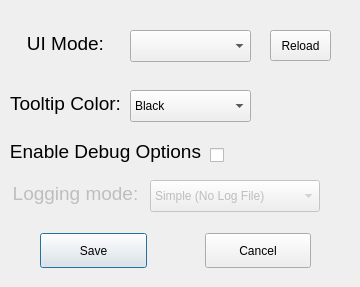
<?xml version="1.0" encoding="UTF-8"?>
<ui version="4.0">
 <class>OptionDialog</class>
 <widget class="QDialog" name="OptionDialog">
  <property name="geometry">
   <rect>
    <x>0</x>
    <y>0</y>
    <width>360</width>
    <height>287</height>
   </rect>
  </property>
  <property name="sizePolicy">
   <sizepolicy hsizetype="Fixed" vsizetype="Fixed">
    <horstretch>0</horstretch>
    <verstretch>0</verstretch>
   </sizepolicy>
  </property>
  <property name="minimumSize">
   <size>
    <width>360</width>
    <height>287</height>
   </size>
  </property>
  <property name="maximumSize">
   <size>
    <width>360</width>
    <height>287</height>
   </size>
  </property>
  <property name="windowTitle">
   <string>OptionDialog</string>
  </property>
  <widget class="QComboBox" name="LogModeBox">
   <property name="enabled">
    <bool>false</bool>
   </property>
   <property name="geometry">
    <rect>
     <x>150</x>
     <y>180</y>
     <width>170</width>
     <height>32</height>
    </rect>
   </property>
   <property name="sizePolicy">
    <sizepolicy hsizetype="Fixed" vsizetype="Preferred">
     <horstretch>0</horstretch>
     <verstretch>0</verstretch>
    </sizepolicy>
   </property>
   <property name="minimumSize">
    <size>
     <width>170</width>
     <height>0</height>
    </size>
   </property>
   <property name="editable">
    <bool>false</bool>
   </property>
   <property name="currentIndex">
    <number>3</number>
   </property>
   <item>
    <property name="text">
     <string>Advanced</string>
    </property>
   </item>
   <item>
    <property name="text">
     <string>Advanced (No Log File)</string>
    </property>
   </item>
   <item>
    <property name="text">
     <string>Simple</string>
    </property>
   </item>
   <item>
    <property name="text">
     <string>Simple (No Log File)</string>
    </property>
   </item>
  </widget>
  <widget class="QLabel" name="LogModeLbl">
   <property name="enabled">
    <bool>false</bool>
   </property>
   <property name="geometry">
    <rect>
     <x>0</x>
     <y>180</y>
     <width>151</width>
     <height>27</height>
    </rect>
   </property>
   <property name="sizePolicy">
    <sizepolicy hsizetype="Fixed" vsizetype="Fixed">
     <horstretch>0</horstretch>
     <verstretch>0</verstretch>
    </sizepolicy>
   </property>
   <property name="font">
    <font>
     <pointsize>14</pointsize>
    </font>
   </property>
   <property name="text">
    <string>Logging mode:</string>
   </property>
   <property name="alignment">
    <set>Qt::AlignCenter</set>
   </property>
  </widget>
  <widget class="QLabel" name="DebugEnableLbl">
   <property name="geometry">
    <rect>
     <x>0</x>
     <y>140</y>
     <width>211</width>
     <height>27</height>
    </rect>
   </property>
   <property name="font">
    <font>
     <pointsize>14</pointsize>
    </font>
   </property>
   <property name="text">
    <string>Enable Debug Options</string>
   </property>
   <property name="alignment">
    <set>Qt::AlignHCenter|Qt::AlignTop</set>
   </property>
  </widget>
  <widget class="QCheckBox" name="DebugEnableCheckBox">
   <property name="geometry">
    <rect>
     <x>210</x>
     <y>140</y>
     <width>35</width>
     <height>31</height>
    </rect>
   </property>
   <property name="text">
    <string/>
   </property>
  </widget>
  <widget class="QLabel" name="TooltipLbl">
   <property name="enabled">
    <bool>true</bool>
   </property>
   <property name="geometry">
    <rect>
     <x>0</x>
     <y>90</y>
     <width>131</width>
     <height>27</height>
    </rect>
   </property>
   <property name="sizePolicy">
    <sizepolicy hsizetype="Fixed" vsizetype="Fixed">
     <horstretch>0</horstretch>
     <verstretch>0</verstretch>
    </sizepolicy>
   </property>
   <property name="font">
    <font>
     <pointsize>14</pointsize>
    </font>
   </property>
   <property name="text">
    <string>Tooltip Color:</string>
   </property>
   <property name="alignment">
    <set>Qt::AlignCenter</set>
   </property>
  </widget>
  <widget class="QComboBox" name="TooltipBox">
   <property name="geometry">
    <rect>
     <x>130</x>
     <y>90</y>
     <width>121</width>
     <height>32</height>
    </rect>
   </property>
   <property name="autoFillBackground">
    <bool>false</bool>
   </property>
   <property name="styleSheet">
    <string notr="true"/>
   </property>
   <property name="currentIndex">
    <number>1</number>
   </property>
   <item>
    <property name="text">
     <string>White</string>
    </property>
   </item>
   <item>
    <property name="text">
     <string>Black</string>
    </property>
   </item>
   <item>
    <property name="text">
     <string>Blue</string>
    </property>
   </item>
   <item>
    <property name="text">
     <string>Red</string>
    </property>
   </item>
  </widget>
  <widget class="QWidget" name="horizontalLayoutWidget">
   <property name="geometry">
    <rect>
     <x>40</x>
     <y>230</y>
     <width>271</width>
     <height>41</height>
    </rect>
   </property>
   <layout class="QHBoxLayout" name="horizontalLayout">
    <item>
     <widget class="QPushButton" name="SaveBtn">
      <property name="sizePolicy">
       <sizepolicy hsizetype="Preferred" vsizetype="Fixed">
        <horstretch>0</horstretch>
        <verstretch>0</verstretch>
       </sizepolicy>
      </property>
      <property name="minimumSize">
       <size>
        <width>100</width>
        <height>35</height>
       </size>
      </property>
      <property name="text">
       <string>Save</string>
      </property>
     </widget>
    </item>
    <item>
     <spacer name="horizontalSpacer">
      <property name="orientation">
       <enum>Qt::Horizontal</enum>
      </property>
      <property name="sizeType">
       <enum>QSizePolicy::Fixed</enum>
      </property>
      <property name="sizeHint" stdset="0">
       <size>
        <width>52</width>
        <height>15</height>
       </size>
      </property>
     </spacer>
    </item>
    <item>
     <widget class="QPushButton" name="CancelBtn">
      <property name="minimumSize">
       <size>
        <width>0</width>
        <height>35</height>
       </size>
      </property>
      <property name="text">
       <string>Cancel</string>
      </property>
     </widget>
    </item>
   </layout>
  </widget>
  <widget class="QLabel" name="UiModeLbl">
   <property name="enabled">
    <bool>true</bool>
   </property>
   <property name="geometry">
    <rect>
     <x>0</x>
     <y>30</y>
     <width>131</width>
     <height>27</height>
    </rect>
   </property>
   <property name="sizePolicy">
    <sizepolicy hsizetype="Fixed" vsizetype="Fixed">
     <horstretch>0</horstretch>
     <verstretch>0</verstretch>
    </sizepolicy>
   </property>
   <property name="font">
    <font>
     <pointsize>14</pointsize>
    </font>
   </property>
   <property name="text">
    <string>UI Mode:</string>
   </property>
   <property name="alignment">
    <set>Qt::AlignCenter</set>
   </property>
  </widget>
  <widget class="QComboBox" name="UiModeBox">
   <property name="geometry">
    <rect>
     <x>130</x>
     <y>30</y>
     <width>121</width>
     <height>32</height>
    </rect>
   </property>
   <property name="toolTip">
    <string>This selects the UI design. Designs are taken from ./assets/ui</string>
   </property>
   <property name="currentIndex">
    <number>-1</number>
   </property>
  </widget>
  <widget class="QPushButton" name="ReloadUIsBtn">
   <property name="geometry">
    <rect>
     <x>270</x>
     <y>30</y>
     <width>61</width>
     <height>31</height>
    </rect>
   </property>
   <property name="text">
    <string>Reload</string>
   </property>
  </widget>
 </widget>
 <resources/>
 <connections>
  <connection>
   <sender>CancelBtn</sender>
   <signal>clicked()</signal>
   <receiver>OptionDialog</receiver>
   <slot>CancelBtn_Clicked()</slot>
   <hints>
    <hint type="sourcelabel">
     <x>258</x>
     <y>209</y>
    </hint>
    <hint type="destinationlabel">
     <x>179</x>
     <y>120</y>
    </hint>
   </hints>
  </connection>
  <connection>
   <sender>SaveBtn</sender>
   <signal>clicked()</signal>
   <receiver>OptionDialog</receiver>
   <slot>SaveBtn_Clicked()</slot>
   <hints>
    <hint type="sourcelabel">
     <x>92</x>
     <y>209</y>
    </hint>
    <hint type="destinationlabel">
     <x>179</x>
     <y>120</y>
    </hint>
   </hints>
  </connection>
  <connection>
   <sender>DebugEnableCheckBox</sender>
   <signal>stateChanged(int)</signal>
   <receiver>OptionDialog</receiver>
   <slot>DebugEnableCheckState_Changed(int)</slot>
   <hints>
    <hint type="sourcelabel">
     <x>227</x>
     <y>105</y>
    </hint>
    <hint type="destinationlabel">
     <x>179</x>
     <y>120</y>
    </hint>
   </hints>
  </connection>
  <connection>
   <sender>LogModeBox</sender>
   <signal>currentIndexChanged(int)</signal>
   <receiver>OptionDialog</receiver>
   <slot>LoggingMode_IndexChanged(int)</slot>
   <hints>
    <hint type="sourcelabel">
     <x>234</x>
     <y>145</y>
    </hint>
    <hint type="destinationlabel">
     <x>179</x>
     <y>120</y>
    </hint>
   </hints>
  </connection>
  <connection>
   <sender>TooltipBox</sender>
   <signal>currentIndexChanged(int)</signal>
   <receiver>OptionDialog</receiver>
   <slot>TooltipColor_IndexChanged(int)</slot>
   <hints>
    <hint type="sourcelabel">
     <x>190</x>
     <y>45</y>
    </hint>
    <hint type="destinationlabel">
     <x>179</x>
     <y>120</y>
    </hint>
   </hints>
  </connection>
  <connection>
   <sender>UiModeBox</sender>
   <signal>currentIndexChanged(int)</signal>
   <receiver>OptionDialog</receiver>
   <slot>UiModeBox_IndexChanged(int)</slot>
   <hints>
    <hint type="sourcelabel">
     <x>190</x>
     <y>45</y>
    </hint>
    <hint type="destinationlabel">
     <x>179</x>
     <y>143</y>
    </hint>
   </hints>
  </connection>
  <connection>
   <sender>ReloadUIsBtn</sender>
   <signal>clicked()</signal>
   <receiver>OptionDialog</receiver>
   <slot>ReloadUIsBtn_Clicked()</slot>
   <hints>
    <hint type="sourcelabel">
     <x>300</x>
     <y>45</y>
    </hint>
    <hint type="destinationlabel">
     <x>179</x>
     <y>143</y>
    </hint>
   </hints>
  </connection>
 </connections>
 <slots>
  <slot>DebugEnableCheckState_Changed(int)</slot>
  <slot>LoggingMode_IndexChanged(int)</slot>
  <slot>TooltipColor_IndexChanged(int)</slot>
  <slot>SaveBtn_Clicked()</slot>
  <slot>CancelBtn_Clicked()</slot>
  <slot>UiModeBox_IndexChanged(int)</slot>
  <slot>ReloadUIsBtn_Clicked()</slot>
 </slots>
</ui>
